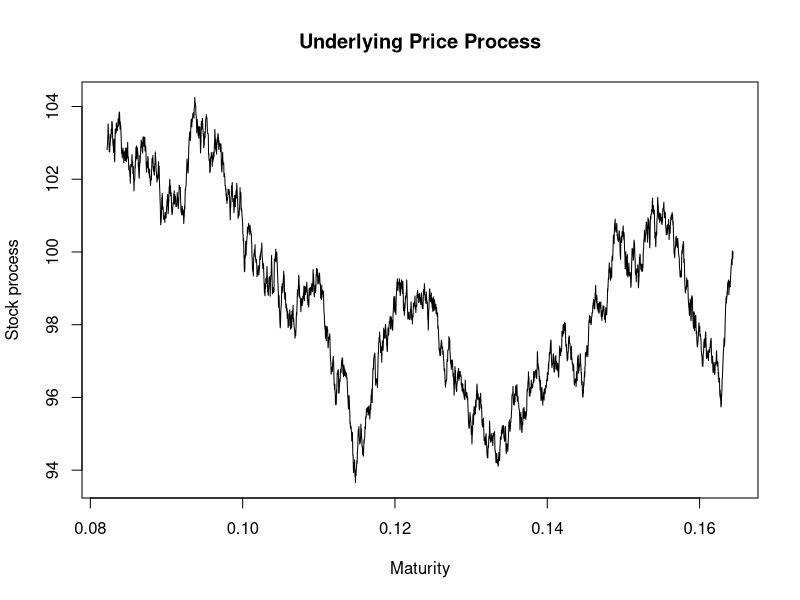
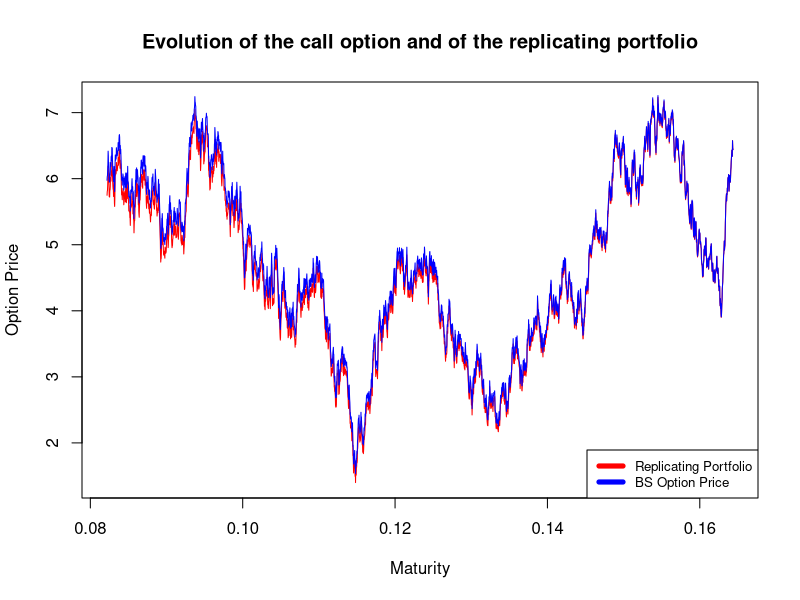
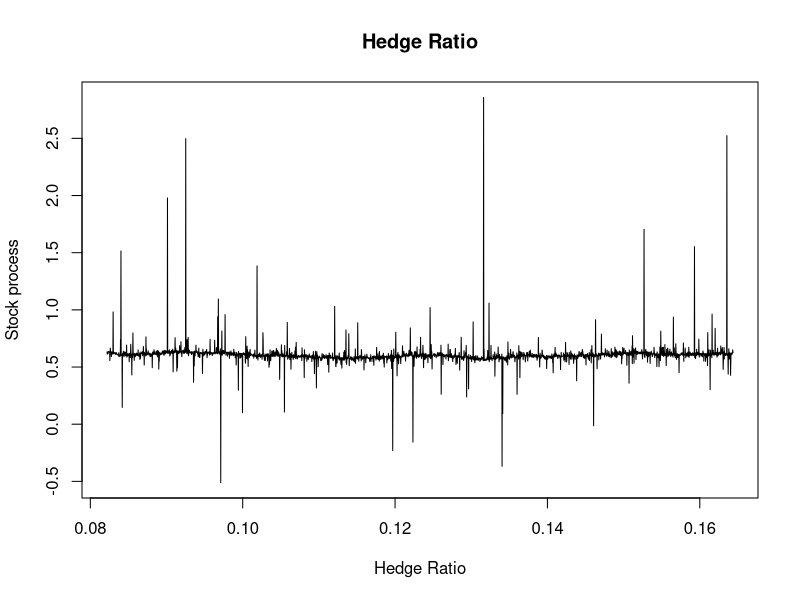
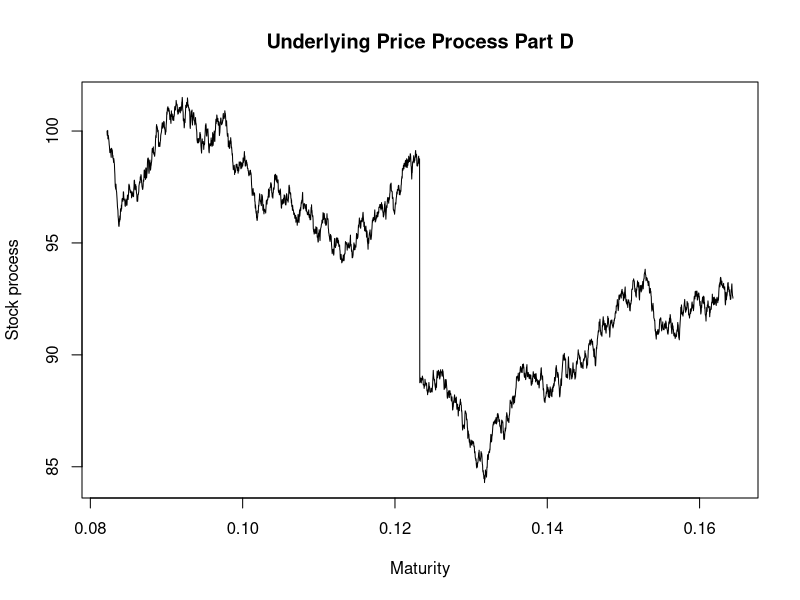
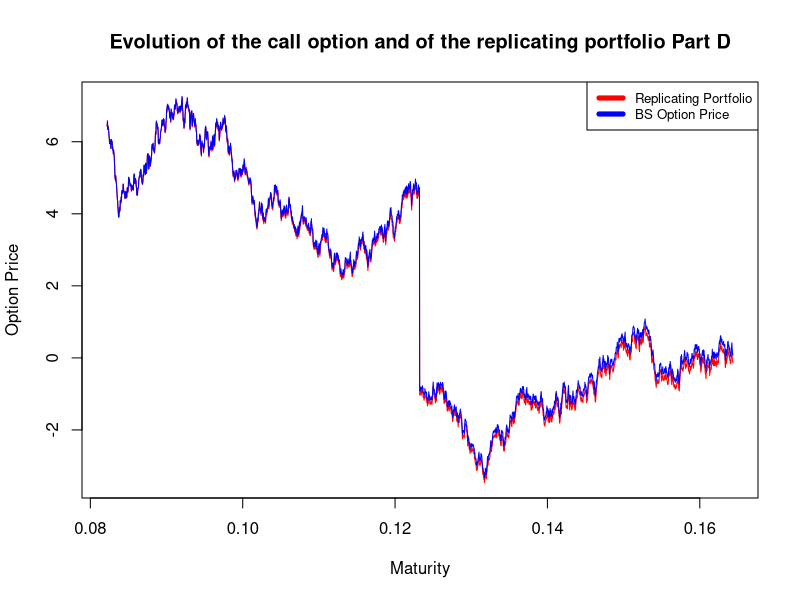
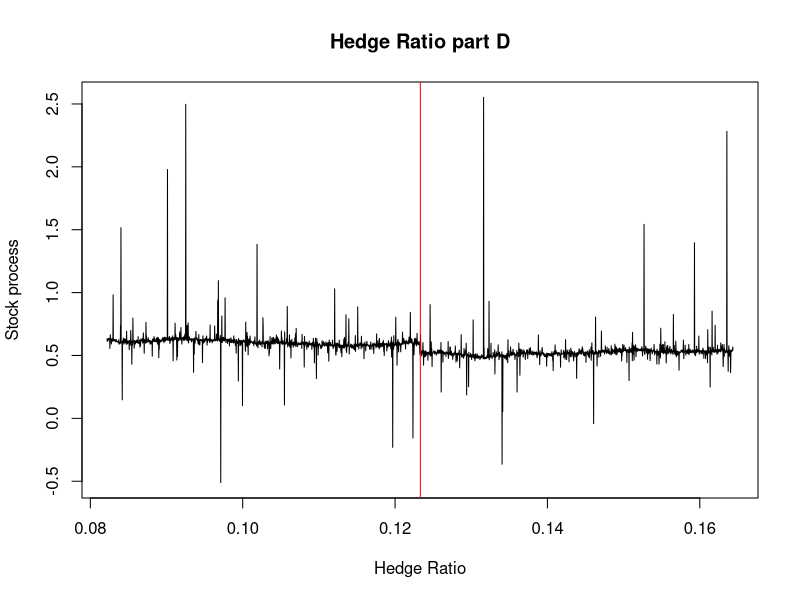
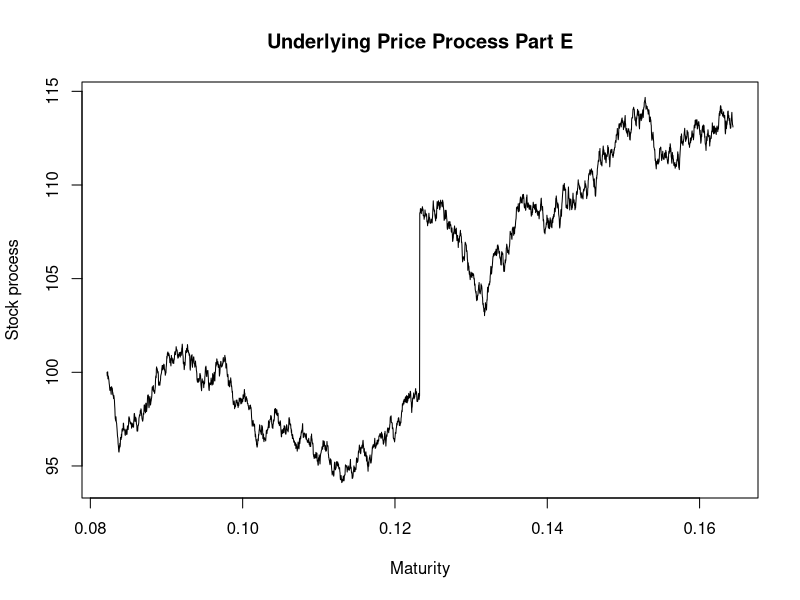
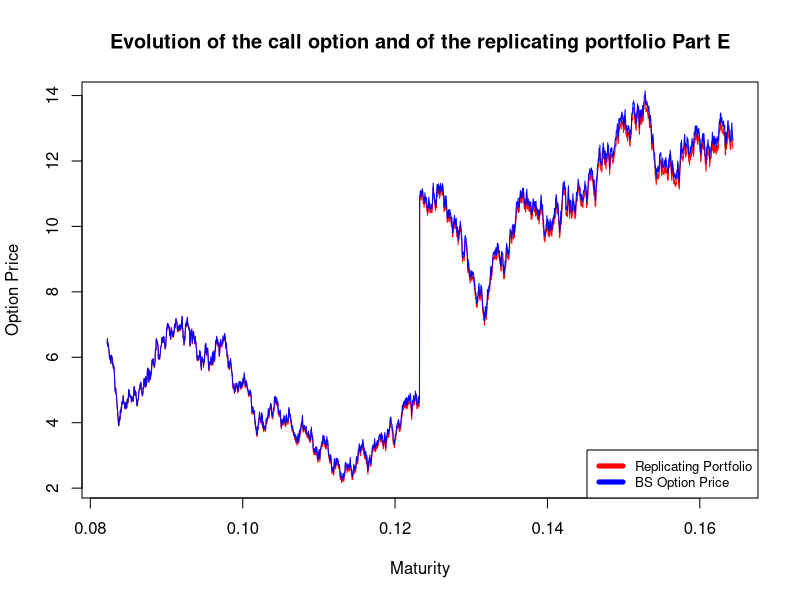

Generate these figures, in order, with R:
## ---- chunk 1
library(ggplot2)

tradingDays <- 30
intervalPerday <- 96
twoMonthInYear <- 60/365
s0 <- 100
strike <- 100
r <- 0.05
sigma <- 0.3
mu <- 0.2

## ---- chunk 2
nPaths <- 1
nIntervalsInAMonth <- intervalPerday * tradingDays
oneMonthInYear <- 30/365
delta_t <- oneMonthInYear/nIntervalsInAMonth
maturity <- seq(from=twoMonthInYear, to=oneMonthInYear, by= -delta_t)

set.seed(1234)
stdNor1 <- matrix(rnorm(nIntervalsInAMonth+1,0,1), nrow=1)
priceProcess <- matrix(0, 1, nIntervalsInAMonth + 1)
priceProcess[,1] <- s0

for(i in 1:nIntervalsInAMonth){
  priceProcess[,i+1] <- priceProcess[, i] *exp((mu - 0.5 * sigma * sigma) *     delta_t + sigma * stdNor1[,i] * sqrt(delta_t))
}
## ---- chunk 3
BSCallPrice <- function(mu, sigma, capT, s0, strike){
  d1 <- log(s0/strike) + ((mu + 0.5 * sigma^2) * capT)/(sigma * sqrt(capT))
  d2 <- d1 - sigma * sqrt(capT)
  
  return (s0 * pnorm(d1) - (strike * pnorm(d2)/exp(mu * capT)))
}
# Test if the bs gives the right price 
#BSCallPrice(0.03, 0.15, 1, 100, 100)
BSCallOptionPrice <- matrix(0, 1, nIntervalsInAMonth + 1)

for(i in 1:length(maturity)){
  BSCallOptionPrice[i] = BSCallPrice(mu, sigma,maturity[i], priceProcess[i], strike)
}
## ---- chunk 4
stock_price <- as.vector(priceProcess)
delta_greek <- rep(0, nIntervalsInAMonth)
bond_value <- rep(0, nIntervalsInAMonth +1)
V_value <- rep(0, nIntervalsInAMonth + 1)

#delta_greek[1] <- (BSCallOptionPrice[2] - BSCallOptionPrice[1]) / (stock_price[2] - stock_price[1])
# find delta
for(i in 1:nIntervalsInAMonth){
  delta_greek[i] <- (BSCallOptionPrice[i+1] - BSCallOptionPrice[i]) / (stock_price[i+1] - stock_price[i])
}

# find bond value at time 0 
c0 <- BSCallOptionPrice[1]
bond_value[1] <- c0 - delta_greek[1] * stock_price[1]

for(i in 1:nIntervalsInAMonth){
  V_value[i+1] = delta_greek[i] * stock_price[i+1] + bond_value[i] * exp(r * delta_t)
  bond_value[i+1] =  V_value[i+1] - delta_greek[i+1] * stock_price[i+1]
}

plot(priceProcess, x=maturity, type="l",main="Underlying Price Process", ylab="Stock process", xlab="Maturity")

plot(y=V_value[-1], x = maturity[-1],type="l", col="red", ylab="Option Price", xlab="Maturity", main="Evolution of the call option and of the replicating portfolio")
lines(y=BSCallOptionPrice[-1], x = maturity[-1],col="blue")
legend("bottomright", c("Replicating Portfolio","BS Option Price"), col=c("red", "blue"), lwd=5, cex=0.8)

plot(delta_greek, x=rev(maturity[-1]), type="l",main="Hedge Ratio", ylab="Stock process", xlab="Hedge Ratio")
## ---- chunk 5
# jump happens at jump_point
delta_greek_d <- rep(0, nIntervalsInAMonth)
bond_value_d <- rep(0, nIntervalsInAMonth +1)
V_value_d <- rep(0, nIntervalsInAMonth + 1)

jump_point <- nIntervalsInAMonth/2
price_with_before_jump <- rep(0, nIntervalsInAMonth + 1)
for(i in 1: jump_point ){
  price_with_before_jump[i] <- priceProcess[i]
}
price_with_before_jump[jump_point] <- price_with_before_jump[jump_point] * 0.9

for(i in jump_point:nIntervalsInAMonth){
  price_with_before_jump[i+1] <- price_with_before_jump[i] *exp((mu - 0.5 * sigma * sigma) * delta_t + sigma * stdNor1[,i] * sqrt(delta_t))
}
plot(y=price_with_before_jump, x=rev(maturity), type="l",main="Underlying Price Process Part D", ylab="Stock process", xlab="Maturity")

#initialize BS price vector 
BSCPDrop <- rep(0, length(maturity))
#calculate price using BS
for(i in 1:length(maturity)){
  BSCPDrop[i] = BSCallPrice(mu, sigma, maturity[i], price_with_before_jump[i], strike)
}

# find delta
for(i in 1:nIntervalsInAMonth){
  delta_greek_d[i] <- (BSCPDrop[i+1] - BSCPDrop[i]) / (price_with_before_jump[i+1] - price_with_before_jump[i])
}

c0_d <- BSCPDrop[1]
bond_value_d[1] <- c0_d - delta_greek_d[1] * price_with_before_jump[1]

for(i in 1:nIntervalsInAMonth){
  V_value_d[i+1] = delta_greek_d[i] * price_with_before_jump[i+1] + bond_value_d[i] * exp(r * delta_t)
  bond_value_d[i+1] =  V_value_d[i+1] - delta_greek_d[i+1] * price_with_before_jump[i+1]
}


plot(y=V_value_d[-1], x = rev(maturity[-1]),type="l", col="red", ylab="Option Price", xlab="Maturity", main="Evolution of the call option and of the replicating portfolio Part D")
lines(y=BSCPDrop[-1], x = rev(maturity[-1]),col="blue")
legend("topright", c("Replicating Portfolio","BS Option Price"), col=c("red", "blue"), lwd=5, cex=0.8)

plot(delta_greek_d, x=rev(maturity[-1]), type="l",main="Hedge Ratio part D", ylab="Stock process", xlab="Hedge Ratio")
abline(v = maturity[jump_point], col="red")
## ---- chunk 6
delta_greek_e <- rep(0, nIntervalsInAMonth)
bond_value_e <- rep(0, nIntervalsInAMonth +1)
V_value_e <- rep(0, nIntervalsInAMonth + 1)

jump_point <- nIntervalsInAMonth/2
price_with_before_jump_e <- rep(0, nIntervalsInAMonth + 1)
for(i in 1: jump_point ){
  price_with_before_jump_e[i] <- priceProcess[i]
}
price_with_before_jump_e[jump_point] <- price_with_before_jump_e[jump_point] * 1.1

for(i in jump_point:nIntervalsInAMonth){
  price_with_before_jump_e[i+1] <- price_with_before_jump_e[i] *exp((mu - 0.5 * sigma * sigma) * delta_t + sigma * stdNor1[,i] * sqrt(delta_t))
}
plot(y=price_with_before_jump_e, x=rev(maturity), type="l",main="Underlying Price Process Part E", ylab="Stock process", xlab="Maturity")

#initialize BS price vector 
BSCPUP <- rep(0, length(maturity))
#calculate price using BS
for(i in 1:length(maturity)){
  BSCPUP[i] = BSCallPrice(mu, sigma, maturity[i], price_with_before_jump_e[i], strike)
}

# find delta
for(i in 1:nIntervalsInAMonth){
  delta_greek_e[i] <- (BSCPUP[i+1] - BSCPUP[i]) / (price_with_before_jump_e[i+1] - price_with_before_jump_e[i])
}

c0_e <- BSCPUP[1]
bond_value_e[1] <- c0_e - delta_greek_e[1] * price_with_before_jump_e[1]

for(i in 1:nIntervalsInAMonth){
  V_value_e[i+1] = delta_greek_e[i] * price_with_before_jump_e[i+1] + bond_value_e[i] * exp(r * delta_t)
  bond_value_e[i+1] =  V_value_e[i+1] - delta_greek_e[i+1] * price_with_before_jump_e[i+1]
}


plot(y=V_value_e[-1], x = rev(maturity[-1]),type="l", col="red", ylab="Option Price", xlab="Maturity", main="Evolution of the call option and of the replicating portfolio Part E")
lines(y=BSCPUP[-1], x = rev(maturity[-1]),col="blue")
legend("bottomright", c("Replicating Portfolio","BS Option Price"), col=c("red", "blue"), lwd=5, cex=0.8)

plot(delta_greek_e, x=rev(maturity[-1]), type="l",main="Hedge Ratio part E", ylab="Stock process", xlab="Hedge Ratio")
abline(v = maturity[jump_point], col="red")

## ---- chunk 7
BSCallOptionPrice_f <- matrix(0, 1, nIntervalsInAMonth + 1)

for(i in 1:length(maturity)){
  BSCallOptionPrice_f[i] = BSCallPrice(mu, sigma,maturity[i], priceProcess[i], strike)
}

stock_price_f <- as.vector(priceProcess)
delta_greek_f <- rep(0, nIntervalsInAMonth)
bond_value_f <- rep(0, nIntervalsInAMonth +1)
V_value_f <- rep(0, nIntervalsInAMonth + 1)

#delta_greek[1] <- (BSCallOptionPrice[2] - BSCallOptionPrice[1]) / (stock_price[2] - stock_price[1])
# find delta
for(i in 1:nIntervalsInAMonth){
  delta_greek_f[i] <- (BSCallOptionPrice_f[i+1] - BSCallOptionPrice_f[i]) / (stock_price_f[i+1] - stock_price_f[i])
}

# find bond value at time 0 
c0_f <- BSCallOptionPrice_f[1]
bond_value_f[1] <- c0_f - delta_greek_f[1] * stock_price_f[1]

for(i in 1:nIntervalsInAMonth){
  transactionCost <- (delta_greek_f[i+1]-delta_greek_f[i]) * stock_price_f[i+1] *0.002
  V_value_f[i+1] = delta_greek_f[i] * stock_price_f[i+1] + bond_value_f[i] * exp(r * delta_t) - transactionCost
  bond_value_f[i+1] =  V_value_f[i+1] - delta_greek_f[i+1] * stock_price_f[i+1]
}

plot(stock_price_f, x=maturity, type="l",main="Underlying Price Process Part F", ylab="Stock process", xlab="Maturity")

plot(y=V_value_f[-1], x = maturity[-1],type="l", col="red", ylab="Option Price", xlab="Maturity", main="Evolution of the call option and of the replicating portfolio Part F")
lines(y=BSCallOptionPrice_f[-1], x = maturity[-1],col="blue")
legend("bottomright", c("Replicating Portfolio","BS Option Price"), col=c("red", "blue"), lwd=5, cex=0.8)

plot(delta_greek_f, x=rev(maturity[-1]), type="l",main="Hedge Ratio Part F", ylab="Stock process", xlab="Hedge Ratio")

